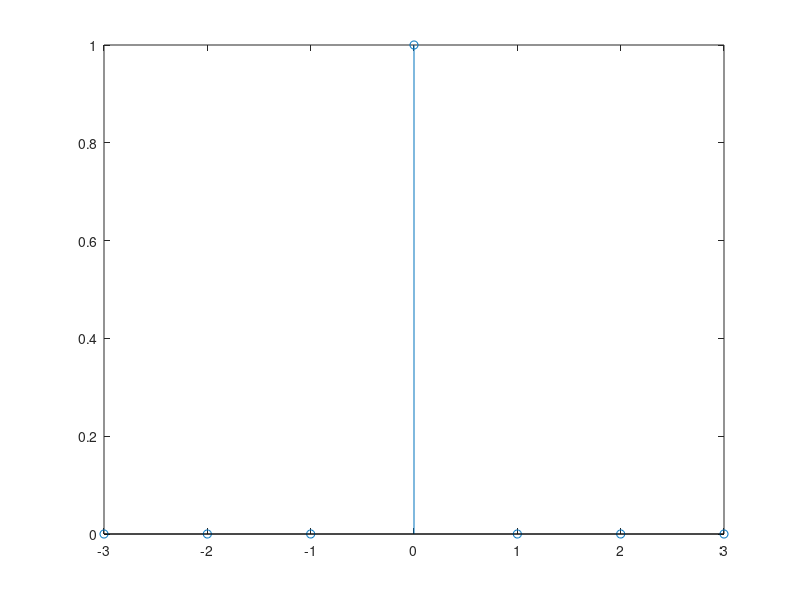

MATLAB code for this plot:
n1=-3;
n2=3;
n0=0;%impulse location
function [x,n]=impseq(n0,n1,n2)%function defination 
n=n1:n2;%range
x=[(n-n0)==0];%this condition is used to check when n becomes equal to no then 1 should be returned else 0
endfunction
[x,n]=impseq(n0,n1,n2);%functioncall
stem(n,x);%discrete sequence plot
